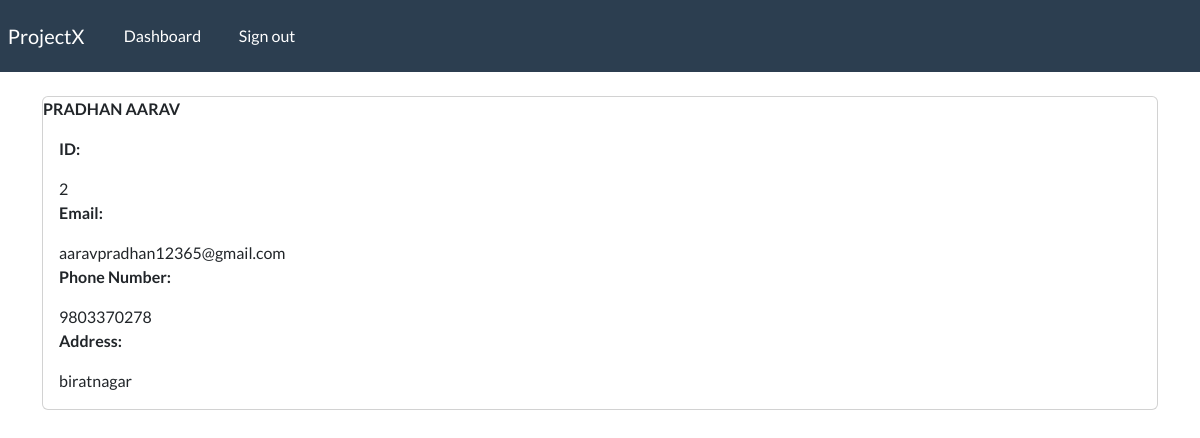
The page /record/2 (signed in) on the database its author committed.
### webapp/models.py (models this page shows, shortened)
class Record(models.Model):
    creation_date = models.DateTimeField(auto_now_add = True)
    first_name = models.CharField(max_length = 100)
    last_name = models.CharField(max_length = 100)
    email = models.CharField(max_length= 255)
    phone = models.CharField(max_length=20)
    address = models.CharField(max_length=300)
    city = models.CharField(max_length = 255)
    province = models.CharField(max_length = 255)
    country = models.CharField(max_length = 255)

### webapp/views.py (the view)
# urls.py: path('record/<int:pk>', views.singular_record, name = 'record')
@login_required(login_url='my-login')
def singular_record(request, pk):
    all_records = Record.objects.get(id=pk)
    context = {'record' : all_records}
    return render(request, 'webapp/view-record.html', context=context)

### webapp/templates/webapp/view-record.html
{% extends "webapp/base.html" %}
{% block content %}
<body>
    <div class="card">
        <strong>
            {{record.last_name | upper}}
            {{ record.first_name | upper}}
        </strong>
        <div class="card-body">
            <p><strong> ID: </strong></p> {{ record.id}}
            <p><strong> Email: </strong></p> {{ record.email}}
            <p><strong> Phone Number: </strong></p> {{ record.phone}}
            <p><strong> Address: </strong></p> {{ record.address}}
        </div>
    </div>
</body>
{% endblock  %}

### rows shown on the page
Record: last_name "PRADHAN", first_name "AARAV", id "2", email "aaravpradhan12365@gmail.com", phone "9803370278", address "biratnagar"
